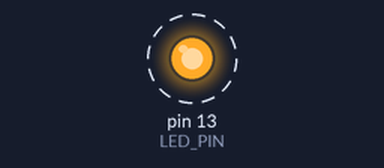
Simulated run of this sketch. Board: Arduino Uno, built with avr-gcc and run on an emulated ATmega328P. On the bench: output pins drawn as LEDs (lit = HIGH). Dashed ring = blinking. What the sketch prints to the serial monitor is not drawn.

Above: at 0.5 s.
Timing chart, 0 to 4.6 s (numbered marks = the images above):
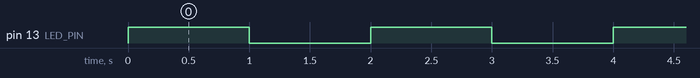

Measured:
- by itself, pin 13 (LED_PIN): alternates HIGH for 1.0 s and LOW for 1.0 s

The sketch:

blinking_external_led.ino
```cpp
#define LED_PIN 13

void setup() {
  pinMode(LED_PIN, OUTPUT);
  Serial.begin(9600);
}

void loop() {
  digitalWrite(LED_PIN, HIGH);
  Serial.println("ON");
  delay(1000);
  digitalWrite(LED_PIN, LOW);
  Serial.println("OFF");
  delay(1000);
}
```
